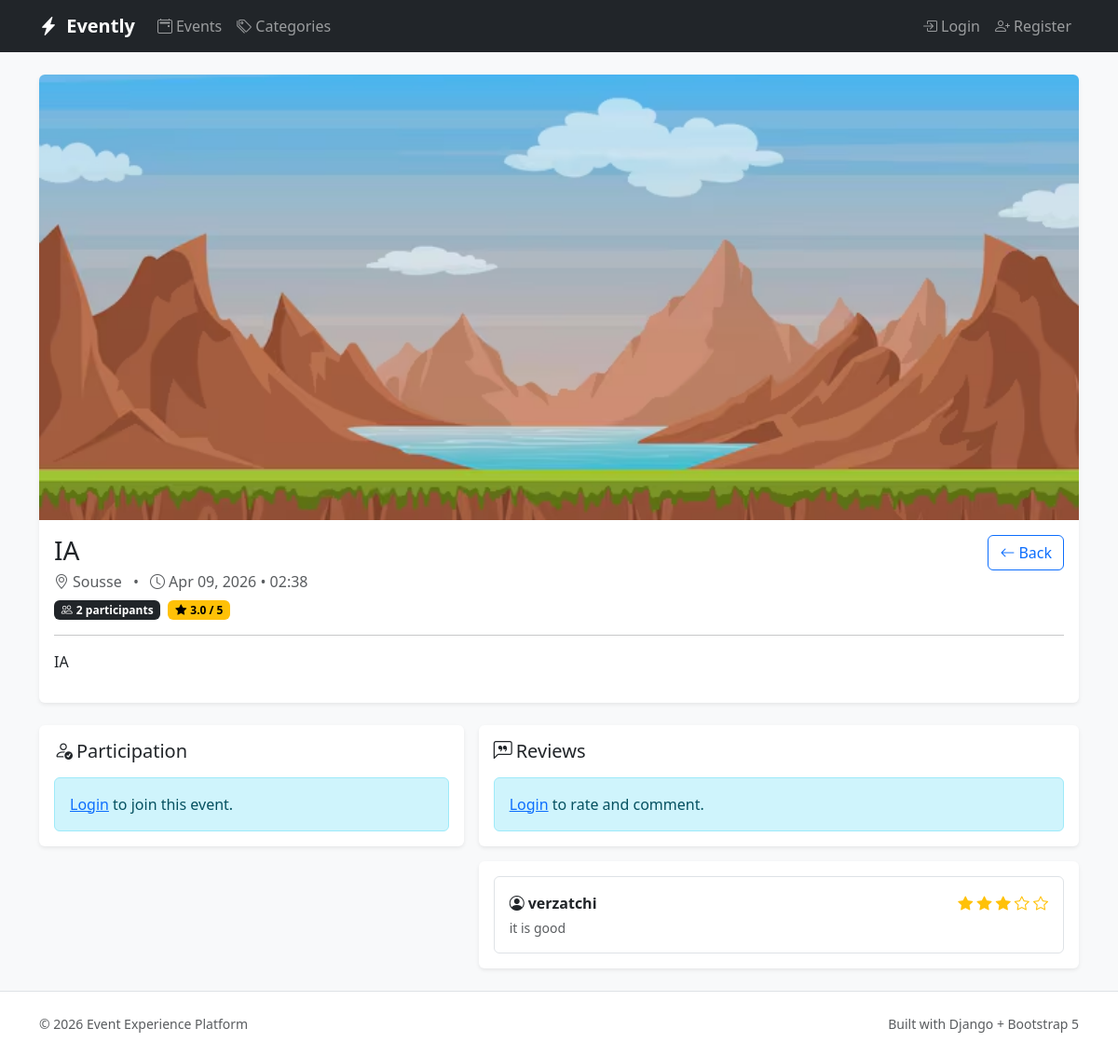
The app's page /events/2/ with its own data.
### events/models.py (models this page shows, shortened)
class Event(models.Model):
    title = models.CharField(max_length=200)
    description = models.TextField()
    date = models.DateTimeField()
    location = models.CharField(max_length=200)
    image = models.ImageField(upload_to="events/", blank=True, null=True)
    created_by = models.ForeignKey(User, on_delete=models.CASCADE)

class Review(models.Model):
    user = models.ForeignKey(User, on_delete=models.CASCADE)
    event = models.ForeignKey(Event, on_delete=models.CASCADE)
    rating = models.IntegerField()  # 1 to 5
    comment = models.TextField()

### events/views.py (the view)
# urls.py: path("events/<int:event_id>/", views.event_detail, name="event_detail"),
def event_detail(request, event_id):
    event = get_object_or_404(Event, pk=event_id)
    reviews = Review.objects.filter(event=event)
    participant_count = Participation.objects.filter(event=event).count()
    avg_rating = None
    if reviews.exists():
        total = sum(r.rating for r in reviews)
        avg_rating = total / reviews.count()
    user_participation = None
    user_review = None
    if request.user.is_authenticated:
        user_participation = Participation.objects.filter(user=request.user, event=event).first()
        user_review = Review.objects.filter(user=request.user, event=event).first()
    return render(request, "events/detail.html", {
        "event": event,
        "reviews": reviews,
        "participant_count": participant_count,
        "avg_rating": avg_rating,
        "user_participation": user_participation,
        "user_review": user_review,
        "participation_form": ParticipationForm(instance=user_participation),
        "review_form": ReviewForm(instance=user_review),
    })

### templates/events/detail.html (shortened to what this page needs)
{% extends "base.html" %}
{% block content %}
  <div class="card border-0 shadow-sm mb-4 overflow-hidden">
    {% if event.image %}
      <div class="ratio ratio-21x9">
        <img class="object-fit-cover w-100" src="{{ event.image.url }}" alt="{{ event.title }}">
      </div>
    {% else %}
      <div class="bg-dark-subtle d-flex align-items-center justify-content-center" style="height: 260px;">
        <div class="text-muted"><i class="bi bi-image me-1"></i>No image</div>
      </div>
    {% endif %}
    <div class="card-body">
      <div class="d-flex flex-column flex-lg-row justify-content-between align-items-start gap-3">
        <div>
          <h1 class="h3 mb-1">{{ event.title }}</h1>
          <div class="text-muted mb-2">
            <i class="bi bi-geo-alt me-1"></i>{{ event.location }}
            <span class="mx-2">•</span>
            <i class="bi bi-clock me-1"></i>{{ event.date|date:"M d, Y • H:i" }}
          </div>
          <div class="d-flex flex-wrap gap-2 align-items-center">
            <span class="badge text-bg-dark">
              <i class="bi bi-people me-1"></i>{{ participant_count }} participants
            </span>
            <span class="badge text-bg-warning">
              <i class="bi bi-star-fill me-1"></i>{{ avg_rating|default:"—"|floatformat:1 }} / 5
            </span>
          </div>
        </div>
        <div class="d-flex gap-2">
          <a class="btn btn-outline-primary" href="{% url 'event_list' %}">
            <i class="bi bi-arrow-left me-1"></i>Back
          </a>
        </div>
      </div>
      <hr class="my-3">
      <div class="text-body">{{ event.description|linebreaks }}</div>
    </div>
  </div>
  <div class="row g-3">
    <div class="col-12 col-lg-5">
      <div class="card border-0 shadow-sm">
        <div class="card-body">
          <h2 class="h5 mb-3"><i class="bi bi-person-check me-1"></i>Participation</h2>
          {% if user.is_authenticated %}
            <form method="post" action="{% url 'event_join' event.id %}">
              {% csrf_token %}
              <div class="mb-3">
                <label class="form-label">Your status</label>
                {{ participation_form.status }}
              </div>
              <button class="btn btn-primary w-100" type="submit">
                <i class="bi bi-check2-circle me-1"></i>Save Participation
              </button>
              {% if user_participation %}
                <div class="text-muted small mt-2">Current: {{ user_participation.get_status_display }}</div>
              {% endif %}
            </form>
          {% else %}
            <div class="alert alert-info mb-0">
              <a href="{% url 'login' %}">Login</a> to join this event.
            </div>
          {% endif %}
        </div>
      </div>
    </div>
    <div class="col-12 col-lg-7">
      <div class="card border-0 shadow-sm mb-3">
        <div class="card-body">
          <h2 class="h5 mb-3"><i class="bi bi-chat-left-quote me-1"></i>Reviews</h2>
          {% if user.is_authenticated %}
            <form method="post" action="{% url 'event_review' event.id %}">
              {% csrf_token %}
              <div class="row g-2">
                <div class="col-12 col-md-4">
                  <label class="form-label">Rating</label>
                  {{ review_form.rating }}
                </div>
                <div class="col-12 col-md-8">
                  <label class="form-label">Comment</label>
                  {{ review_form.comment }}
                </div>
              </div>
              <button class="btn btn-outline-dark mt-3" type="submit">
                <i class="bi bi-send me-1"></i>{% if user_review %}Update Review{% else %}Submit Review{% endif %}
              </button>
            </form>
          {% else %}
            <div class="alert alert-info mb-0">
              <a href="{% url 'login' %}">Login</a> to rate and comment.
            </div>
          {% endif %}
        </div>
      </div>
      <div class="card border-0 shadow-sm">
        <div class="card-body">
          {% if reviews %}
            <div class="vstack gap-3">
              {% for review in reviews %}
                <div class="border rounded p-3">
                  <div class="d-flex justify-content-between align-items-start gap-2">
                    <div class="fw-semibold">
                      <i class="bi bi-person-circle me-1"></i>{{ review.user.username }}
                    </div>
                    <div class="text-warning">
                      {% for i in "12345" %}
                        {% if forloop.counter <= review.rating %}
                          <i class="bi bi-star-fill"></i>
                        {% else %}
                          <i class="bi bi-star"></i>
                        {% endif %}
                      {% endfor %}
                    </div>
                  </div>
                  <div class="text-muted small mt-1">{{ review.comment|linebreaksbr }}</div>
                </div>
              {% endfor %}
            </div>
          {% else %}
            <div class="text-muted">No reviews yet. Be the first to leave feedback.</div>
          {% endif %}
        </div>
      </div>
    </div>
  </div>
{% endblock %}

### records on screen
Event: image (picture), title "IA", location "Sousse", date "Apr 09, 2026 • 02:38", description "IA"
Review: user.username "verzatchi", rating 3 (drawn), comment "it is good"

### other values on screen
{{ participant_count }} "2"
{{ avg_rating|default:"—"|floatformat:1 }} "3.0"
